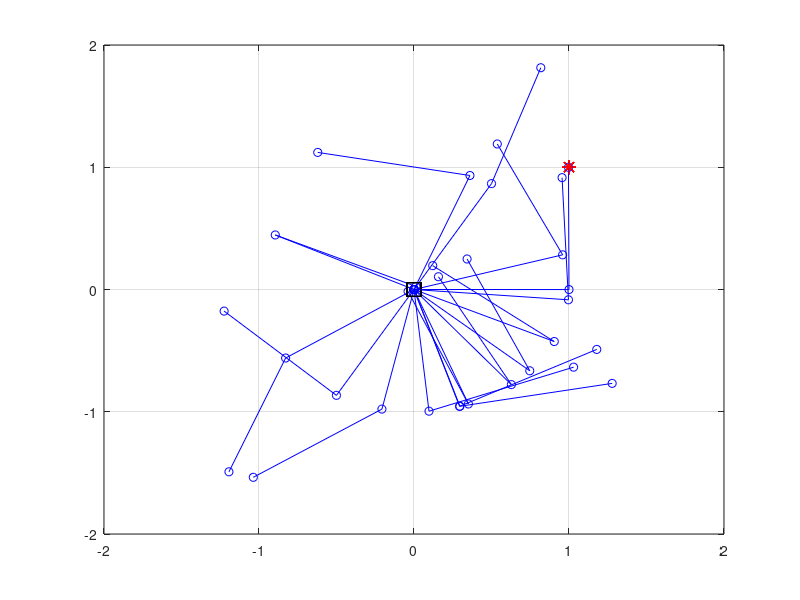

This chart was generated by the following MATLAB code:
close all, clear all, clc

% Link length
l1  = 1;
l2 = 1;

%Joint angles
theta1 = 0;
theta2 = pi/2;

%Forward Kinematics
mu_a = [l1*cos(theta1)+l2*cos(theta1+theta2);
        l1*sin(theta1)+l2*sin(theta1+theta2);];
q = [pi/3;0.2];

%newton_rapson
for i = 1:20
    theta1 = q(1);
    theta2 = q(2);
    
    J = [-l2*sin(theta1+theta2)-l1*sin(theta1),-l2*sin(theta1+theta2);
          l2*cos(theta1+theta2)+l1*cos(theta1), l2*cos(theta1+theta2);];
    mu_e = [l1*cos(theta1)+l2*cos(theta1+theta2);
            l1*sin(theta1)+l2*sin(theta1+theta2);];
    %Error
    delta = mu_a-mu_e;
    
    %Tolerance
    if abs(delta)<1e-5
        break;
    end
    %Joint space position
    q = q + inv(J) * (delta);
    
    %Plot
    plot([0 l1*cos(theta1) mu_e(1)], [0 l1*sin(theta1) mu_e(2)], 'b-o')
    hold on
    plot(mu_a(1),mu_a(2),'r*','markersize',10)
    plot(0,0,'ks','markersize',10)
    axis([-(l1+l2) (l1+l2) -(l1+l2) (l1+l2)])
    grid on
    pause(3)
end